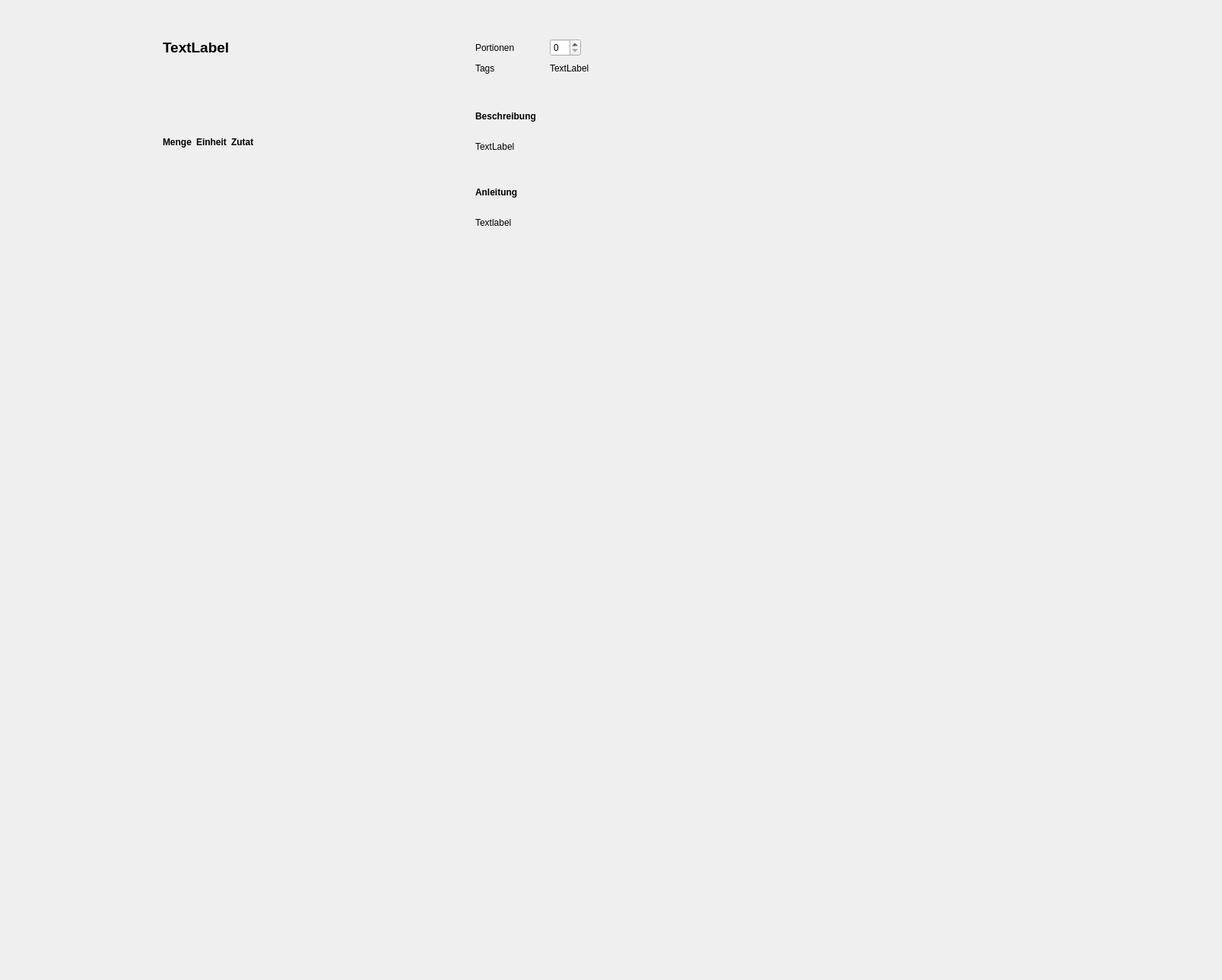
            <widget class="QWidget" name="scrollAreaWidgetContents_2">
             <property name="geometry">
              <rect>
               <x>0</x>
               <y>0</y>
               <width>1607</width>
               <height>1289</height>
              </rect>
             </property>
             <layout class="QHBoxLayout" name="horizontalLayout_4">
              <item>
               <spacer name="verticalSpacer">
                <property name="orientation">
                 <enum>Qt::Horizontal</enum>
                </property>
                <property name="sizeType">
                 <enum>QSizePolicy::Expanding</enum>
                </property>
                <property name="sizeHint" stdset="0">
                 <size>
                  <width>40</width>
                  <height>20</height>
                 </size>
                </property>
               </spacer>
              </item>
              <item>
               <layout class="QVBoxLayout" name="verticalLayout_8">
                <item>
                 <spacer name="verticalSpacer_9">
                  <property name="orientation">
                   <enum>Qt::Vertical</enum>
                  </property>
                  <property name="sizeType">
                   <enum>QSizePolicy::Fixed</enum>
                  </property>
                  <property name="sizeHint" stdset="0">
                   <size>
                    <width>20</width>
                    <height>40</height>
                   </size>
                  </property>
                 </spacer>
                </item>
                <item>
                 <widget class="QLabel" name="lblRecipeName">
                  <property name="font">
                   <font>
                    <pointsize>14</pointsize>
                    <weight>75</weight>
                    <bold>true</bold>
                   </font>
                  </property>
                  <property name="text">
                   <string>TextLabel</string>
                  </property>
                 </widget>
                </item>
                <item>
                 <spacer name="verticalSpacer_6">
                  <property name="orientation">
                   <enum>Qt::Vertical</enum>
                  </property>
                  <property name="sizeType">
                   <enum>QSizePolicy::Fixed</enum>
                  </property>
                  <property name="sizeHint" stdset="0">
                   <size>
                    <width>20</width>
                    <height>40</height>
                   </size>
                  </property>
                 </spacer>
                </item>
                <item>
                 <widget class="QLabel" name="lblRecipeImage">
                  <property name="minimumSize">
                   <size>
                    <width>0</width>
                    <height>0</height>
                   </size>
                  </property>
                  <property name="maximumSize">
                   <size>
                    <width>512</width>
                    <height>512</height>
                   </size>
                  </property>
                  <property name="text">
                   <string/>
                  </property>
                  <property name="pixmap">
                   <pixmap>meal_icon.svg</pixmap>
                  </property>
                  <property name="scaledContents">
                   <bool>true</bool>
                  </property>
                 </widget>
                </item>
                <item>
                 <spacer name="verticalSpacer_8">
                  <property name="orientation">
                   <enum>Qt::Vertical</enum>
                  </property>
                  <property name="sizeType">
                   <enum>QSizePolicy::Fixed</enum>
                  </property>
                  <property name="sizeHint" stdset="0">
                   <size>
                    <width>20</width>
                    <height>40</height>
                   </size>
                  </property>
                 </spacer>
                </item>
                <item>
                 <layout class="QGridLayout" name="lgIngredients" columnstretch="0,0,1">
                  <item row="0" column="0">
                   <widget class="QLabel" name="label_18">
                    <property name="font">
                     <font>
                      <weight>75</weight>
                      <bold>true</bold>
                     </font>
                    </property>
                    <property name="text">
                     <string>Menge</string>
                    </property>
                   </widget>
                  </item>
                  <item row="0" column="1">
                   <widget class="QLabel" name="label_19">
                    <property name="font">
                     <font>
                      <weight>75</weight>
                      <bold>true</bold>
                     </font>
                    </property>
                    <property name="text">
                     <string>Einheit</string>
                    </property>
                   </widget>
                  </item>
                  <item row="0" column="2">
                   <widget class="QLabel" name="label_20">
                    <property name="font">
                     <font>
                      <weight>75</weight>
                      <bold>true</bold>
                     </font>
                    </property>
                    <property name="text">
                     <string>Zutat</string>
                    </property>
                   </widget>
                  </item>
                 </layout>
                </item>
                <item>
                 <spacer name="verticalSpacer_10">
                  <property name="orientation">
                   <enum>Qt::Vertical</enum>
                  </property>
                  <property name="sizeHint" stdset="0">
                   <size>
                    <width>20</width>
                    <height>40</height>
                   </size>
                  </property>
                 </spacer>
                </item>
               </layout>
              </item>
              <item>
               <spacer name="horizontalSpacer_9">
                <property name="orientation">
                 <enum>Qt::Horizontal</enum>
                </property>
                <property name="sizeHint" stdset="0">
                 <size>
                  <width>40</width>
                  <height>20</height>
                 </size>
                </property>
               </spacer>
              </item>
              <item>
               <layout class="QVBoxLayout" name="verticalLayout_9">
                <item>
                 <spacer name="verticalSpacer_7">
                  <property name="orientation">
                   <enum>Qt::Vertical</enum>
                  </property>
                  <property name="sizeType">
                   <enum>QSizePolicy::Fixed</enum>
                  </property>
                  <property name="sizeHint" stdset="0">
                   <size>
                    <width>20</width>
                    <height>40</height>
                   </size>
                  </property>
                 </spacer>
                </item>
                <item>
                 <layout class="QGridLayout" name="gridLayout" rowstretch="0,0" columnstretch="0,0,0">
                  <item row="1" column="1">
                   <spacer name="horizontalSpacer_13">
                    <property name="orientation">
                     <enum>Qt::Horizontal</enum>
                    </property>
                    <property name="sizeType">
                     <enum>QSizePolicy::Fixed</enum>
                    </property>
                    <property name="sizeHint" stdset="0">
                     <size>
                      <width>40</width>
                      <height>20</height>
                     </size>
                    </property>
                   </spacer>
                  </item>
                  <item row="0" column="0">
                   <widget class="QLabel" name="label_9">
                    <property name="sizePolicy">
                     <sizepolicy hsizetype="Minimum" vsizetype="Preferred">
                      <horstretch>0</horstretch>
                      <verstretch>0</verstretch>
                     </sizepolicy>
                    </property>
                    <property name="text">
                     <string>Portionen</string>
                    </property>
                   </widget>
                  </item>
                  <item row="0" column="1">
                   <spacer name="horizontalSpacer_12">
                    <property name="orientation">
                     <enum>Qt::Horizontal</enum>
                    </property>
                    <property name="sizeType">
                     <enum>QSizePolicy::Fixed</enum>
                    </property>
                    <property name="sizeHint" stdset="0">
                     <size>
                      <width>40</width>
                      <height>20</height>
                     </size>
                    </property>
                   </spacer>
                  </item>
                  <item row="0" column="2">
                   <layout class="QHBoxLayout" name="horizontalLayout_11">
                    <item>
                     <widget class="QSpinBox" name="sbServings"/>
                    </item>
                    <item>
                     <spacer name="horizontalSpacer_16">
                      <property name="orientation">
                       <enum>Qt::Horizontal</enum>
                      </property>
                      <property name="sizeHint" stdset="0">
                       <size>
                        <width>40</width>
                        <height>20</height>
                       </size>
                      </property>
                     </spacer>
                    </item>
                   </layout>
                  </item>
                  <item row="1" column="2">
                   <widget class="QLabel" name="lblTags">
                    <property name="text">
                     <string>TextLabel</string>
                    </property>
                   </widget>
                  </item>
                  <item row="1" column="0">
                   <widget class="QLabel" name="label_11">
                    <property name="sizePolicy">
                     <sizepolicy hsizetype="Minimum" vsizetype="Preferred">
                      <horstretch>0</horstretch>
                      <verstretch>0</verstretch>
                     </sizepolicy>
                    </property>
                    <property name="text">
                     <string>Tags</string>
                    </property>
                   </widget>
                  </item>
                 </layout>
                </item>
                <item>
                 <spacer name="verticalSpacer_19">
                  <property name="orientation">
                   <enum>Qt::Vertical</enum>
                  </property>
                  <property name="sizeType">
                   <enum>QSizePolicy::Fixed</enum>
                  </property>
                  <property name="sizeHint" stdset="0">
                   <size>
                    <width>20</width>
                    <height>40</height>
                   </size>
                  </property>
                 </spacer>
                </item>
                <item>
                 <widget class="QLabel" name="label_17">
                  <property name="font">
                   <font>
                    <weight>75</weight>
                    <bold>true</bold>
                   </font>
                  </property>
                  <property name="text">
                   <string>Beschreibung</string>
                  </property>
                 </widget>
                </item>
                <item>
                 <spacer name="verticalSpacer_23">
                  <property name="orientation">
                   <enum>Qt::Vertical</enum>
                  </property>
                  <property name="sizeType">
                   <enum>QSizePolicy::Fixed</enum>
                  </property>
                  <property name="sizeHint" stdset="0">
                   <size>
                    <width>20</width>
                    <height>20</height>
                   </size>
                  </property>
                 </spacer>
                </item>
                <item>
                 <widget class="QLabel" name="lblDescription">
                  <property name="text">
                   <string>TextLabel</string>
                  </property>
                 </widget>
                </item>
                <item>
                 <spacer name="verticalSpacer_24">
                  <property name="orientation">
                   <enum>Qt::Vertical</enum>
                  </property>
                  <property name="sizeType">
                   <enum>QSizePolicy::Fixed</enum>
                  </property>
                  <property name="sizeHint" stdset="0">
                   <size>
                    <width>20</width>
                    <height>40</height>
                   </size>
                  </property>
                 </spacer>
                </item>
                <item>
                 <widget class="QLabel" name="label_2">
                  <property name="sizePolicy">
                   <sizepolicy hsizetype="Minimum" vsizetype="Minimum">
                    <horstretch>0</horstretch>
                    <verstretch>0</verstretch>
                   </sizepolicy>
                  </property>
                  <property name="minimumSize">
                   <size>
                    <width>768</width>
                    <height>0</height>
                   </size>
                  </property>
                  <property name="font">
                   <font>
                    <weight>75</weight>
                    <bold>true</bold>
                   </font>
                  </property>
                  <property name="text">
                   <string>Anleitung</string>
                  </property>
                 </widget>
                </item>
                <item>
                 <spacer name="verticalSpacer_4">
                  <property name="orientation">
                   <enum>Qt::Vertical</enum>
                  </property>
                  <property name="sizeType">
                   <enum>QSizePolicy::Fixed</enum>
                  </property>
                  <property name="sizeHint" stdset="0">
                   <size>
                    <width>20</width>
                    <height>20</height>
                   </size>
                  </property>
                 </spacer>
                </item>
                <item>
                 <widget class="QLabel" name="lblInstructions">
                  <property name="maximumSize">
                   <size>
                    <width>1000</width>
                    <height>1000</height>
                   </size>
                  </property>
                  <property name="text">
                   <string>Textlabel</string>
                  </property>
                  <property name="scaledContents">
                   <bool>false</bool>
                  </property>
                  <property name="wordWrap">
                   <bool>true</bool>
                  </property>
                 </widget>
                </item>
                <item>
                 <spacer name="verticalSpacer_3">
                  <property name="orientation">
                   <enum>Qt::Vertical</enum>
                  </property>
                  <property name="sizeHint" stdset="0">
                   <size>
                    <width>20</width>
                    <height>40</height>
                   </size>
                  </property>
                 </spacer>
                </item>
               </layout>
              </item>
              <item>
               <spacer name="verticalSpacer_2">
                <property name="orientation">
                 <enum>Qt::Horizontal</enum>
                </property>
                <property name="sizeHint" stdset="0">
                 <size>
                  <width>40</width>
                  <height>20</height>
                 </size>
                </property>
               </spacer>
              </item>
             </layout>
            </widget>
